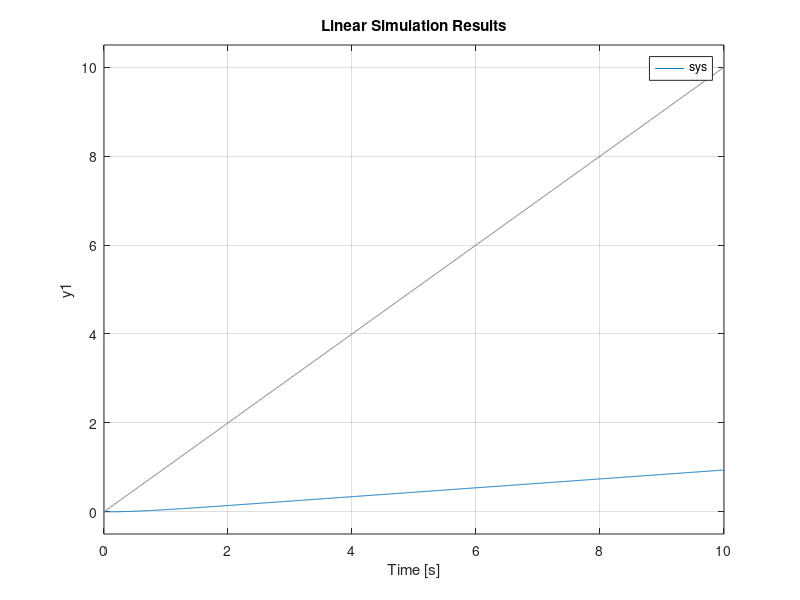

MATLAB code to generate this figure:
# PID SIGNAL
sys=tf(0.01, [0.005 0.06 0.1001])
sys1=feedback(sys,1,-1)
t=0:0.01:10;
plot (step(sys1,t))
sys=tf(0.01, [0.005 0.06 0.1001])
sys1=feedback(sys,1,-1)
t=0:0.01:10;
plot (step(sys1,t))
u=t;
lsim(sys,u,t)
y=step(sys,t);
ssout=max(y)
x2=min(find(y>=ssout*0.9))
x1=min(find(y>=ssout*0.1))
t2=t(x2)
t1=t(x1)
tr=t2-t1

